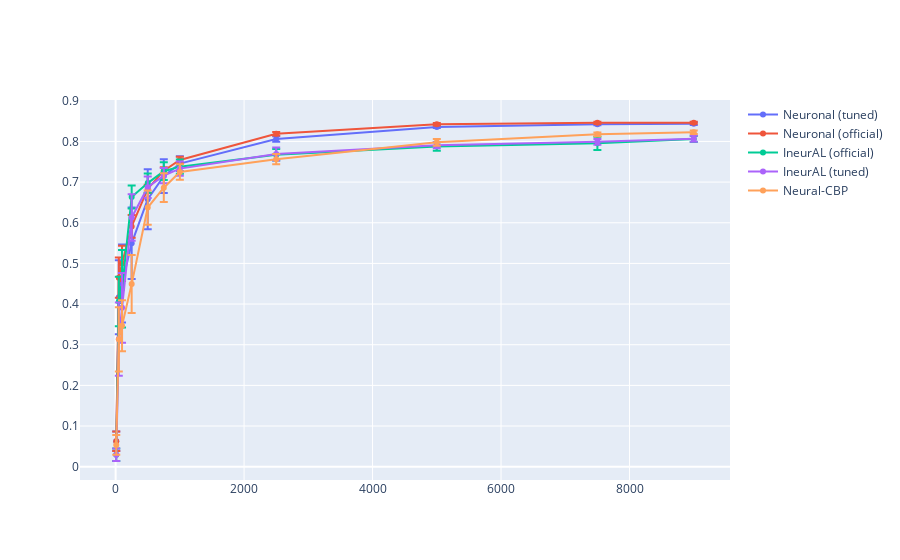
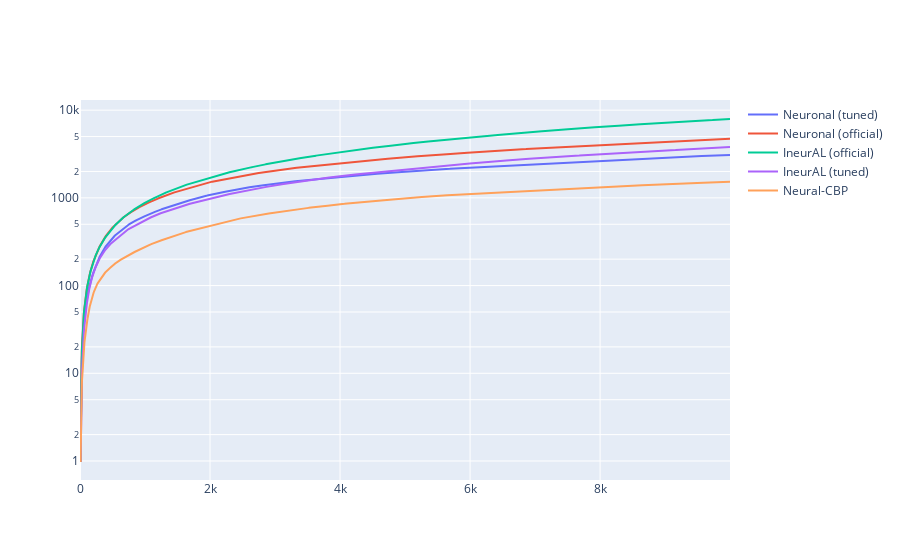

Here is the notebook cell these charts were saved with, in order:
### Code cell
import plotly.graph_objects as go

dataset = 'FASHION'
approaches = [ 'Neuronal (tuned)', 'Neuronal (official)', 'IneurAL (official)', 'IneurAL (tuned)', 'Neural-CBP']
thresholds = ['f1_10', 'f1_50', 'f1_100', 'f1_250', 'f1_500', 'f1_750', 'f1_1000', 'f1_2500', 'f1_5000', 'f1_7500', 'f1_9000']

fig = go.Figure()
for approach in approaches:
    mean_values = [] 
    std_values = []    
    for threshold in thresholds:
        mean_value = df_mean[(df_mean['Dataset'] == dataset) & (df_mean['Approach'] == approach)][threshold].values[0]
        mean_values.append(mean_value)

        std_value = df_std[(df_std['Dataset'] == dataset) & (df_std['Approach'] == approach)][threshold].values[0]
        std_values.append(std_value)

    fig.add_trace(go.Scatter(
        x=[10, 50, 100, 250, 500, 750, 1000, 2500, 5000, 7500, 9000], 
        y=mean_values,
        error_y=dict( type='data',  array=std_values, visible=True),
        line=dict(dash='solid'),
        name=approach  # Sets the name for each trace
    )) 

fig.show()


fig2 = go.Figure()
for approach in approaches:
    mean_values = [] 
    std_values = []    
    
    explo_value = explo_final['MLP'][dataset][approach]
    # print(len(explo_value))

        # std_value = df_std[(df_std['Dataset'] == dataset) & (df_std['Approach'] == approach)][threshold].values[0]
        # std_values.append(std_value)

    fig2.add_trace(go.Scatter(
        x=np.arange(0,horizon,1).tolist(), 
        y=explo_value,
        # error_y=dict( type='data',  array=std_values, visible=True),
        line=dict(dash='solid'),
        name=approach  # Sets the name for each trace
    )) 

fig2.update_yaxes( type="log" )

fig2.show()

### Figure 1 — Plotly figure (JSON) as saved in the notebook; plotly's stock layout.template omitted (floating-point values rounded to 4 significant figures)
{"data": [{"error_y": {"array": [0.02389, 0.09093, 0.09585, 0.08795, 0.07373, 0.04165, 0.01803, 0.006763, 0.002922, 0.002663, 0.003352], "type": "data", "visible": true}, "line": {"dash": "solid"}, "name": "Neuronal (tuned)", "type": "scatter", "x": [10, 50, 100, 250, 500, 750, 1000, 2500, 5000, 7500, 9000], "y": [0.0626, 0.4166, 0.4507, 0.5494, 0.6579, 0.7147, 0.7455, 0.8061, 0.8358, 0.8425, 0.8437]}, {"error_y": {"array": [0.02389, 0.04924, 0.04327, 0.02781, 0.0101, 0.008167, 0.007896, 0.004271, 0.002986, 0.002736, 0.002483], "type": "data", "visible": true}, "line": {"dash": "solid"}, "name": "Neuronal (official)", "type": "scatter", "x": [10, 50, 100, 250, 500, 750, 1000, 2500, 5000, 7500, 9000], "y": [0.0626, 0.465, 0.5, 0.591, 0.6832, 0.728, 0.7543, 0.8188, 0.8422, 0.8459, 0.846]}, {"error_y": {"array": [0.01552, 0.06102, 0.09528, 0.0284, 0.02352, 0.02172, 0.01731, 0.01431, 0.01033, 0.01605, 0.007414], "type": "data", "visible": true}, "line": {"dash": "solid"}, "name": "IneurAL (official)", "type": "scatter", "x": [10, 50, 100, 250, 500, 750, 1000, 2500, 5000, 7500, 9000], "y": [0.02952, 0.4063, 0.4377, 0.6632, 0.6975, 0.7268, 0.738, 0.7674, 0.7876, 0.7953, 0.8059]}, {"error_y": {"array": [0.01552, 0.08983, 0.08568, 0.0573, 0.0264, 0.01879, 0.01731, 0.01603, 0.00735, 0.007131, 0.007336], "type": "data", "visible": true}, "line": {"dash": "solid"}, "name": "IneurAL (tuned)", "type": "scatter", "x": [10, 50, 100, 250, 500, 750, 1000, 2500, 5000, 7500, 9000], "y": [0.02952, 0.3138, 0.3907, 0.6128, 0.6875, 0.7159, 0.7331, 0.7691, 0.7904, 0.7991, 0.8064]}, {"error_y": {"array": [0.02446, 0.07897, 0.06265, 0.07144, 0.0422, 0.03533, 0.01933, 0.0124, 0.008242, 0.004316, 0.004297], "type": "data", "visible": true}, "line": {"dash": "solid"}, "name": "Neural-CBP", "type": "scatter", "x": [10, 50, 100, 250, 500, 750, 1000, 2500, 5000, 7500, 9000], "y": [0.05364, 0.3132, 0.3468, 0.4494, 0.6374, 0.6862, 0.7248, 0.7564, 0.7979, 0.8174, 0.8223]}], "layout": {}}

### Figure 2 — Plotly figure (JSON) as saved in the notebook; plotly's stock layout.template omitted (floating-point values rounded to 4 significant figures; data arrays with more than 128 entries replaced by an {"elided": "..."} marker saying what was removed)
{"data": [{"line": {"dash": "solid"}, "name": "Neuronal (tuned)", "type": "scatter", "x": {"elided": "9999 int values"}, "y": {"elided": "9999 float values"}}, {"line": {"dash": "solid"}, "name": "Neuronal (official)", "type": "scatter", "x": {"elided": "9999 int values"}, "y": {"elided": "9999 float values"}}, {"line": {"dash": "solid"}, "name": "IneurAL (official)", "type": "scatter", "x": {"elided": "9999 int values"}, "y": {"elided": "9999 float values"}}, {"line": {"dash": "solid"}, "name": "IneurAL (tuned)", "type": "scatter", "x": {"elided": "9999 int values"}, "y": {"elided": "9999 float values"}}, {"line": {"dash": "solid"}, "name": "Neural-CBP", "type": "scatter", "x": {"elided": "9999 int values"}, "y": {"elided": "9999 float values"}}], "layout": {"yaxis": {"type": "log"}}}
